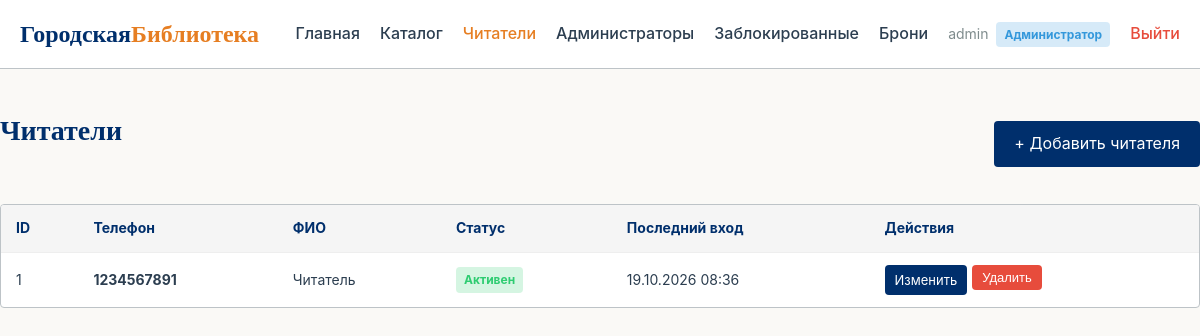
Screenshot of /admin/readers (signed in) with the database file from the repository.
### models.py (models this page shows, shortened)
class AuthMixin:
    id = db.Column(db.Integer, primary_key=True)
    full_name = db.Column(db.String(150), nullable=False)
    phone = db.Column(db.String(20), unique=True, nullable=False, index=True)
    password_hash = db.Column(db.String(255), nullable=False)
    must_change_password = db.Column(db.Boolean, default=False)
    failed_attempts = db.Column(db.Integer, default=0)
    is_blocked = db.Column(db.Boolean, default=False)
    last_login = db.Column(db.DateTime, default=datetime.utcnow)
    created_at = db.Column(db.DateTime, default=datetime.utcnow)

class Admin(AuthMixin, UserMixin, db.Model):
    __tablename__ = "admins"
    @property
    def role_label(self) -> str:
        return "Администратор"
    @property
    def is_admin(self) -> bool:
        return True

class Reader(AuthMixin, UserMixin, db.Model):
    __tablename__ = "readers"
    loans = db.relationship("Loan", backref="reader", lazy=True)

### app.py (the view)
@app.route("/admin/readers")
@admin_required
def admin_users():
    readers = Reader.query.order_by(Reader.id).all()
    return render_template("admin/users.html", readers=readers)

### app.py (called while the page is built)
@login_manager.user_loader
def load_user(user_id: str):
    if not user_id or "_" not in user_id:
        return None
    kind, raw_id = user_id.split("_", 1)
    try:
        pk = int(raw_id)
    except ValueError:
        return None
    if kind == "admin":
        return db.session.get(Admin, pk)
    if kind == "reader":
        return db.session.get(Reader, pk)
    return None

def admin_required(view):
    @wraps(view)
    def wrapper(*args, **kwargs):
        if not current_user.is_authenticated:
            return redirect(url_for("login"))
        if not current_user.is_admin:
            flash(
                "Доступ запрещён. Требуются права администратора.",
                "danger",
            )
            return redirect(url_for("cabinet"))
        return view(*args, **kwargs)
    return wrapper

### templates/admin/users.html (shortened to what this page needs)
{% extends "base.html" %}
{% block content %}
<div class="container section">
    <div class="admin-header">
        <h1 class="section__title">Читатели</h1>
        <a href="{{ url_for('admin_user_new') }}" class="btn">
            + Добавить читателя
        </a>
    </div>
    <div class="table-wrapper">
        <table class="data-table">
            <thead>
                <tr>
                    <th>ID</th>
                    <th>Телефон</th>
                    <th>ФИО</th>
                    <th>Статус</th>
                    <th>Последний вход</th>
                    <th>Действия</th>
                </tr>
            </thead>
            <tbody>
                {% for r in readers %}
                    <tr>
                        <td>{{ r.id }}</td>
                        <td><strong>{{ r.phone }}</strong></td>
                        <td>{{ r.full_name }}</td>
                        <td>
                            {% if r.is_blocked %}
                                <span class="badge badge--danger">Заблокирован</span>
                            {% else %}
                                <span class="badge badge--success">Активен</span>
                            {% endif %}
                        </td>
                        <td>
                            {% if r.last_login %}
                                {{ r.last_login.strftime('%d.%m.%Y %H:%M') }}
                            {% else %}—{% endif %}
                        </td>
                        <td class="actions-cell">
                            <a href="{{ url_for('admin_user_edit', reader_id=r.id) }}"
                               class="btn btn--small">Изменить</a>
                            <form method="POST"
                                  action="{{ url_for('admin_user_delete', reader_id=r.id) }}"
                                  style="display:inline;"
                                  onsubmit="return confirm('Удалить читателя {{ r.phone }}?');">
                                <button type="submit"
                                        class="btn btn--small btn--danger">
                                    Удалить
                                </button>
                            </form>
                        </td>
                    </tr>
                {% else %}
                    <tr>
                        <td colspan="6" style="text-align:center;padding:30px;">
                            Читатели не найдены.
                        </td>
                    </tr>
                {% endfor %}
            </tbody>
        </table>
    </div>
</div>
{% endblock %}

### templates/base.html (shortened to what this page needs)
<!DOCTYPE html>
<html lang="ru">
<head>
    <link rel="stylesheet" href="{{ url_for('static', filename='style.css') }}">
</head>
<body>
<header class="header">
    <div class="container header__container">
        <a href="{{ url_for('index') }}" class="logo">
            Городская<span>Библиотека</span>
        </a>
        <nav class="nav">
            <a href="{{ url_for('index') }}"
               class="nav__link {% if request.endpoint == 'index' %}active{% endif %}">
                Главная
            </a>
            <a href="{{ url_for('catalog') }}"
               class="nav__link {% if request.endpoint == 'catalog' %}active{% endif %}">
                Каталог
            </a>
            {% if current_user.is_authenticated %}
                {% if current_user.is_admin %}
                    <a href="{{ url_for('admin_users') }}"
                       class="nav__link {% if request.endpoint == 'admin_users' %}active{% endif %}">
                        Читатели
                    </a>
                    <a href="{{ url_for('admin_admins') }}"
                       class="nav__link {% if request.endpoint == 'admin_admins' %}active{% endif %}">
                        Администраторы
                    </a>
                    <a href="{{ url_for('admin_blocked') }}"
                       class="nav__link {% if request.endpoint == 'admin_blocked' %}active{% endif %}">
                        Заблокированные
                    </a>
                    <a href="{{ url_for('admin_loans') }}"
                       class="nav__link {% if request.endpoint == 'admin_loans' %}active{% endif %}">
                        Брони
                    </a>
                {% else %}
                    <a href="{{ url_for('cabinet') }}"
                       class="nav__link {% if request.endpoint == 'cabinet' %}active{% endif %}">
                        Кабинет
                    </a>
                {% endif %}
                <span class="nav__user">
                    {{ current_user.full_name }}
                    <span class="badge badge--info">{{ current_user.role_label }}</span>
                </span>
                <a href="{{ url_for('logout') }}"
                   class="nav__link" style="color:#E74C3C;">Выйти</a>
            {% endif %}
        </nav>
    </div>
</header>
<main>
    {% block content %}{% endblock %}
</main>
</body>
</html>

### static/style.css (style rules this page uses)
:root { --primary-color: #002F6C; --primary-hover: #001A4D; --accent-color: #E67E22; --bg-color: #FAF9F6; --text-color: #2C3E50; --border-color: #BDC3C7; --danger-color: #E74C3C; --success-color: #2ECC71; --warning-color: #F39C12; --info-color: #3498DB; }
* { box-sizing: border-box; margin: 0; padding: 0; }
body { font-family: -apple-system, BlinkMacSystemFont, "Segoe UI", Roboto, Helvetica, Arial, sans-serif; background-color: var(--bg-color); color: var(--text-color); line-height: 1.6; }
h1, h2, h3, h4 { font-family: Georgia, "Times New Roman", serif; font-weight: bold; color: var(--primary-color); }
.container { max-width: 1200px; margin: 0 auto; padding: 0 20px; }
.header { background-color: #fff; border-bottom: 1px solid var(--border-color); padding: 15px 0; }
.header__container { display: flex; justify-content: space-between; align-items: center; flex-wrap: wrap; gap: 15px; }
.logo { font-size: 24px; font-family: Georgia, serif; font-weight: bold; color: var(--primary-color); text-decoration: none; }
.logo span { color: var(--accent-color); }
.nav { display: flex; align-items: center; gap: 20px; flex-wrap: wrap; }
.nav__link { text-decoration: none; color: var(--text-color); font-weight: 500; transition: color 0.2s ease; }
.nav__link:hover, .nav__link.active { color: var(--accent-color); }
.nav__user { font-size: 14px; color: #7f8c8d; display: inline-flex; align-items: center; gap: 8px; }
.btn { display: inline-block; background-color: var(--primary-color); color: #fff; border: none; padding: 10px 20px; font-size: 16px; border-radius: 4px; cursor: pointer; text-decoration: none; text-align: center; transition: background-color 0.2s ease; }
.btn--small { padding: 5px 10px; font-size: 13px; }
.btn--danger { background-color: var(--danger-color); }
.section { padding: 40px 0; }
.section__title { font-size: 28px; margin-bottom: 25px; }
.badge { display: inline-block; padding: 3px 8px; font-size: 12px; border-radius: 4px; font-weight: bold; width: fit-content; white-space: nowrap; }
.badge--success { background-color: rgba(46, 204, 113, 0.2); color: var(--success-color); }
.badge--info { background-color: rgba(52, 152, 219, 0.2); color: var(--info-color); }
.admin-header { display: flex; justify-content: space-between; align-items: center; margin-bottom: 25px; flex-wrap: wrap; gap: 15px; }
.table-wrapper { overflow-x: auto; background: #fff; border-radius: 4px; border: 1px solid var(--border-color); }
.data-table { width: 100%; border-collapse: collapse; min-width: 900px; }
.data-table th, .data-table td { padding: 12px 15px; text-align: left; border-bottom: 1px solid #eee; font-size: 14px; }
.data-table th { background: #f5f5f5; font-weight: bold; color: var(--primary-color); }
.data-table tr:last-child td { border-bottom: none; }
.actions-cell { display: flex; gap: 5px; flex-wrap: wrap; }

### rows the page displays
Admin: full_name "admin"
Reader: id "1", phone "1234567891", full_name "Читатель", is_blocked "Активен", last_login "19.10.2026 08:36"

### other values shown
{{ current_user.role_label }} "Администратор"
